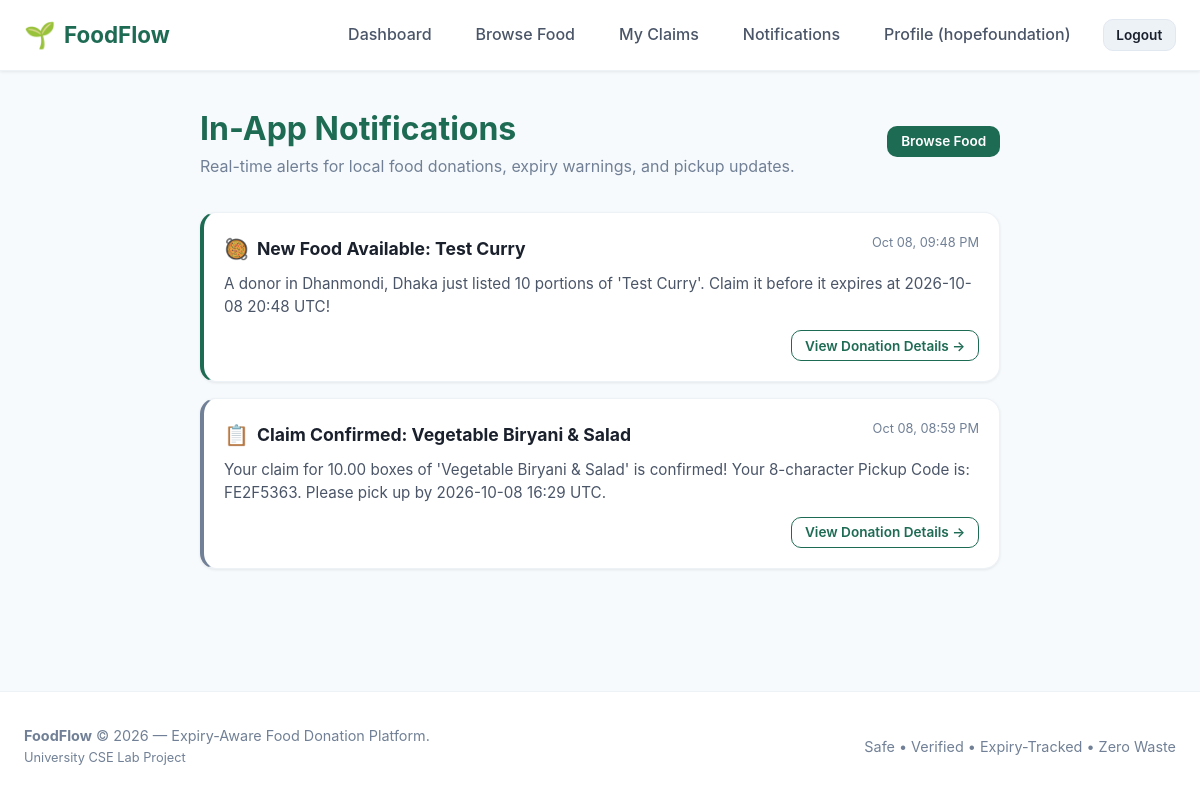
The app's page /notifications/ (signed in) with its own data.
### accounts/models.py (models this page shows, shortened)
class User(AbstractUser):
    ROLE_DONOR = 'donor'
    ROLE_RECIPIENT = 'recipient'
    ROLE_CHOICES = [
        (ROLE_DONOR, 'Donor'),
        (ROLE_RECIPIENT, 'Recipient'),
    ]
    role = models.CharField(
        max_length=20,
        choices=ROLE_CHOICES,
        default=ROLE_RECIPIENT,
        help_text="Designates whether this user registers as a food Donor or Recipient."
    )
    phone = models.CharField(
        max_length=20,
        blank=True,
        null=True,
        help_text="Contact telephone number"
    )
    @property
    def is_donor(self):
        return self.role == self.ROLE_DONOR
    @property
    def is_recipient(self):
        return self.role == self.ROLE_RECIPIENT

### notifications/models.py (models this page shows, shortened)
class Notification(models.Model):
    TYPE_NEW_LISTING = 'new_listing'
    TYPE_EXPIRY_ALERT = 'expiry_alert'
    TYPE_CLAIM_UPDATE = 'claim_update'
    TYPE_PICKUP_REMINDER = 'pickup_reminder'
    TYPE_SYSTEM = 'system'
    TYPE_CHOICES = [
        (TYPE_NEW_LISTING, 'New Food Listing'),
        (TYPE_EXPIRY_ALERT, 'Expiry Alert'),
        (TYPE_CLAIM_UPDATE, 'Claim Update'),
        (TYPE_PICKUP_REMINDER, 'Pickup Reminder'),
        (TYPE_SYSTEM, 'System Notification'),
    ]
    recipient = models.ForeignKey(
        'accounts.Recipient',
        on_delete=models.CASCADE,
        related_name='notifications'
    )
    listing = models.ForeignKey(
        'listings.FoodListing',
        on_delete=models.CASCADE,
        blank=True,
        null=True,
        related_name='notifications'
    )
    notification_type = models.CharField(
        max_length=30,
        choices=TYPE_CHOICES,
        default=TYPE_SYSTEM
    )
    title = models.CharField(max_length=200)
    message = models.TextField()
    is_read = models.BooleanField(default=False)
    sent_at = models.DateTimeField(default=timezone.now)
    class Meta:
        verbose_name = "Notification"
        verbose_name_plural = "Notifications"
        ordering = ['-sent_at']

### notifications/views.py (the view)
# urls.py: path('', views.notification_list_view, name='notification_list'),
@login_required
def notification_list_view(request):
    if not request.user.is_recipient:
        messages.info(request, "In-app notifications are currently active for recipient accounts.")
        return redirect('home')
    recipient = request.user.recipient_profile
    notifications = Notification.objects.filter(recipient=recipient).select_related('listing')
    unread_qs = notifications.filter(is_read=False)
    if unread_qs.exists():
        unread_qs.update(is_read=True)
    context = {
        'notifications': notifications,
    }
    return render(request, 'notifications/notification_list.html', context)

### notifications/views.py (called while the page is built)
def unread_notification_context(request):
    if request.user.is_authenticated and request.user.is_recipient and hasattr(request.user, 'recipient_profile'):
        count = Notification.objects.filter(recipient=request.user.recipient_profile, is_read=False).count()
        return {'unread_notifications_count': count}
    return {'unread_notifications_count': 0}

### templates/notifications/notification_list.html (shortened to what this page needs)
{% extends 'base.html' %}
{% block content %}
<div style="max-width: 800px; margin: 0 auto;">
    <div style="display: flex; justify-content: space-between; align-items: center; margin-bottom: 2rem;">
        <div>
            <h1 style="color: var(--green-700); font-size: 2rem;">In-App Notifications</h1>
            <p style="color: var(--grey-500);">Real-time alerts for local food donations, expiry warnings, and pickup updates.</p>
        </div>
        <div>
            <a href="{% url 'listings:browse_food' %}" class="btn btn-primary btn-sm">Browse Food</a>
        </div>
    </div>
    {% if notifications %}
        <div style="display: flex; flex-direction: column; gap: 1rem;">
            {% for n in notifications %}
            <div class="card" style="padding: 1.25rem; border-left: 4px solid {% if n.notification_type == 'expiry_alert' %}var(--red-600){% elif n.notification_type == 'new_listing' %}var(--green-700){% else %}var(--grey-500){% endif %};">
                <div style="display: flex; justify-content: space-between; align-items: flex-start; margin-bottom: 0.5rem;">
                    <div style="display: flex; align-items: center; gap: 0.5rem;">
                        <span style="font-size: 1.25rem;">
                            {% if n.notification_type == 'new_listing' %}🥘
                            {% elif n.notification_type == 'expiry_alert' %}⚠️
                            {% elif n.notification_type == 'claim_update' %}📋
                            {% elif n.notification_type == 'pickup_reminder' %}🚚
                            {% else %}📢
                            {% endif %}
                        </span>
                        <h3 style="font-size: 1.1rem; color: var(--ink);">{{ n.title }}</h3>
                    </div>
                    <span style="font-size: 0.8rem; color: var(--grey-500);">{{ n.sent_at|date:"M d, h:i A" }}</span>
                </div>
                <p style="color: var(--grey-700); font-size: 0.95rem; margin-bottom: 0.75rem; line-height: 1.5;">
                    {{ n.message }}
                </p>
                {% if n.listing %}
                <div style="display: flex; justify-content: flex-end;">
                    <a href="{% url 'listings:food_detail' pk=n.listing.pk %}" class="btn btn-outline btn-sm">
                        View Donation Details &rarr;
                    </a>
                </div>
                {% endif %}
            </div>
            {% endfor %}
        </div>
    {% endif %}
</div>
{% endblock %}

### templates/partials/navbar.html (shortened to what this page needs)
{% load static %}
<nav class="navbar">
    <div class="container navbar-container">
        <a href="{% url 'home' %}" class="brand">
            <span class="brand-icon">🌱</span>
            <span>FoodFlow</span>
        </a>
        <ul class="nav-links">
            {% if user.is_authenticated %}
                {% if user.is_donor %}
                    <li><a href="{% url 'accounts:donor_dashboard' %}" class="nav-link">Dashboard</a></li>
                    <li><a href="{% url 'listings:donor_listings' %}" class="nav-link">My Listings</a></li>
                    <li><a href="{% url 'claims:my_claims' %}" class="nav-link">Food Claims</a></li>
                    <li><a href="{% url 'listings:donor_listing_create' %}" class="nav-link btn btn-primary btn-sm" style="color: white;">+ Donate Food</a></li>
                    <li><a href="{% url 'claims:verify_pickup' %}" class="nav-link">Verify Pickup</a></li>
                {% elif user.is_recipient %}
                    <li><a href="{% url 'accounts:recipient_dashboard' %}" class="nav-link">Dashboard</a></li>
                    <li><a href="{% url 'listings:browse_food' %}" class="nav-link">Browse Food</a></li>
                    <li><a href="{% url 'claims:my_claims' %}" class="nav-link">My Claims</a></li>
                    <li>
                        <a href="{% url 'notifications:notification_list' %}" class="nav-link">
                            Notifications
                        </a>
                    </li>
                {% endif %}
                <li><a href="{% url 'accounts:profile' %}" class="nav-link">Profile ({{ user.username }})</a></li>
                <li><a href="{% url 'accounts:logout' %}" class="nav-link btn btn-secondary btn-sm">Logout</a></li>
            {% endif %}
        </ul>
    </div>
</nav>

### static/css/styles.css (style rules this page uses)
:root { --green-700: #1E6B54; --green-600: #258568; --green-50: #EDF5F2; --amber-600: #B7791F; --amber-50: #FEFCF5; --red-600: #C53030; --red-50: #FFF5F5; --grey-500: #718096; --grey-100: #F7FAFC; --grey-200: #EDF2F7; --grey-300: #E2E8F0; --grey-700: #4A5568; --ink: #1A202C; --white: #FFFFFF; --container-max: 1200px; --radius-sm: 6px; --radius-md: 10px; --radius-lg: 16px; --shadow-sm: 0 1px 3px rgba(0,0,0,0.08); --shadow-md: 0 4px 6px -1px rgba(0,0,0,0.08), 0 2px 4px -1px rgba(0,0,0,0.04); --shadow-lg: 0 10px 15px -3px rgba(0,0,0,0.08), 0 4px 6px -2px rgba(0,0,0,0.04); --font-main: -apple-system, BlinkMacSystemFont, "Segoe UI", Roboto, Oxygen, Ubuntu, Cantarell, "Open Sans", "Helvetica Neue", sans-serif; }
*, *::before, *::after { box-sizing: border-box; margin: 0; padding: 0; }
body { font-family: var(--font-main); color: var(--ink); background-color: var(--grey-100); line-height: 1.6; min-height: 100vh; display: flex; flex-direction: column; }
a { color: var(--green-700); text-decoration: none; transition: color 0.2s ease; }
.container { width: 100%; max-width: var(--container-max); margin: 0 auto; padding: 0 1.5rem; }
.navbar { position: sticky; top: 0; z-index: 100; background-color: var(--white); border-bottom: 1px solid var(--grey-200); box-shadow: var(--shadow-sm); }
.navbar-container { display: flex; align-items: center; justify-content: space-between; height: 70px; }
.brand { display: flex; align-items: center; gap: 0.5rem; font-size: 1.4rem; font-weight: 700; color: var(--green-700); text-decoration: none; }
.brand-icon { font-size: 1.6rem; }
.nav-links { display: flex; align-items: center; list-style: none; gap: 1.25rem; }
.nav-link { font-weight: 500; color: var(--grey-700); padding: 0.5rem 0.75rem; border-radius: var(--radius-sm); transition: all 0.2s; text-decoration: none; position: relative; }
.btn { display: inline-flex; align-items: center; justify-content: center; gap: 0.5rem; padding: 0.65rem 1.25rem; font-size: 0.95rem; font-weight: 600; border-radius: var(--radius-md); border: 1px solid transparent; cursor: pointer; text-decoration: none; transition: all 0.2s ease; font-family: inherit; line-height: 1.2; }
.btn-primary { background-color: var(--green-700); color: var(--white); }
.btn-secondary { background-color: var(--grey-200); color: var(--ink); border-color: var(--grey-300); }
.btn-outline { background-color: transparent; color: var(--green-700); border-color: var(--green-700); }
.btn-sm { padding: 0.4rem 0.8rem; font-size: 0.85rem; }
.card { background: var(--white); border-radius: var(--radius-lg); border: 1px solid var(--grey-200); box-shadow: var(--shadow-sm); padding: 1.5rem; display: flex; flex-direction: column; transition: transform 0.2s, box-shadow 0.2s; }

### records on screen
User: username "hopefoundation"
Notification: title "New Food Available: Test Curry", sent_at "Oct 08, 09:48 PM", message "A donor in Dhanmondi, Dhaka just listed 10 portions of 'Test Curry'. Claim it before it expires at 2026-10-08 20:48 UTC!", shows "View Donation Details →"
Notification: title "Claim Confirmed: Vegetable Biryani & Salad", sent_at "Oct 08, 08:59 PM", message "Your claim for 10.00 boxes of 'Vegetable Biryani & Salad' is confirmed! Your 8-character Pickup Code is: FE2F5363. Please pick up by 2026-10-08 16:29 UTC.", shows "View Donation Details →"
